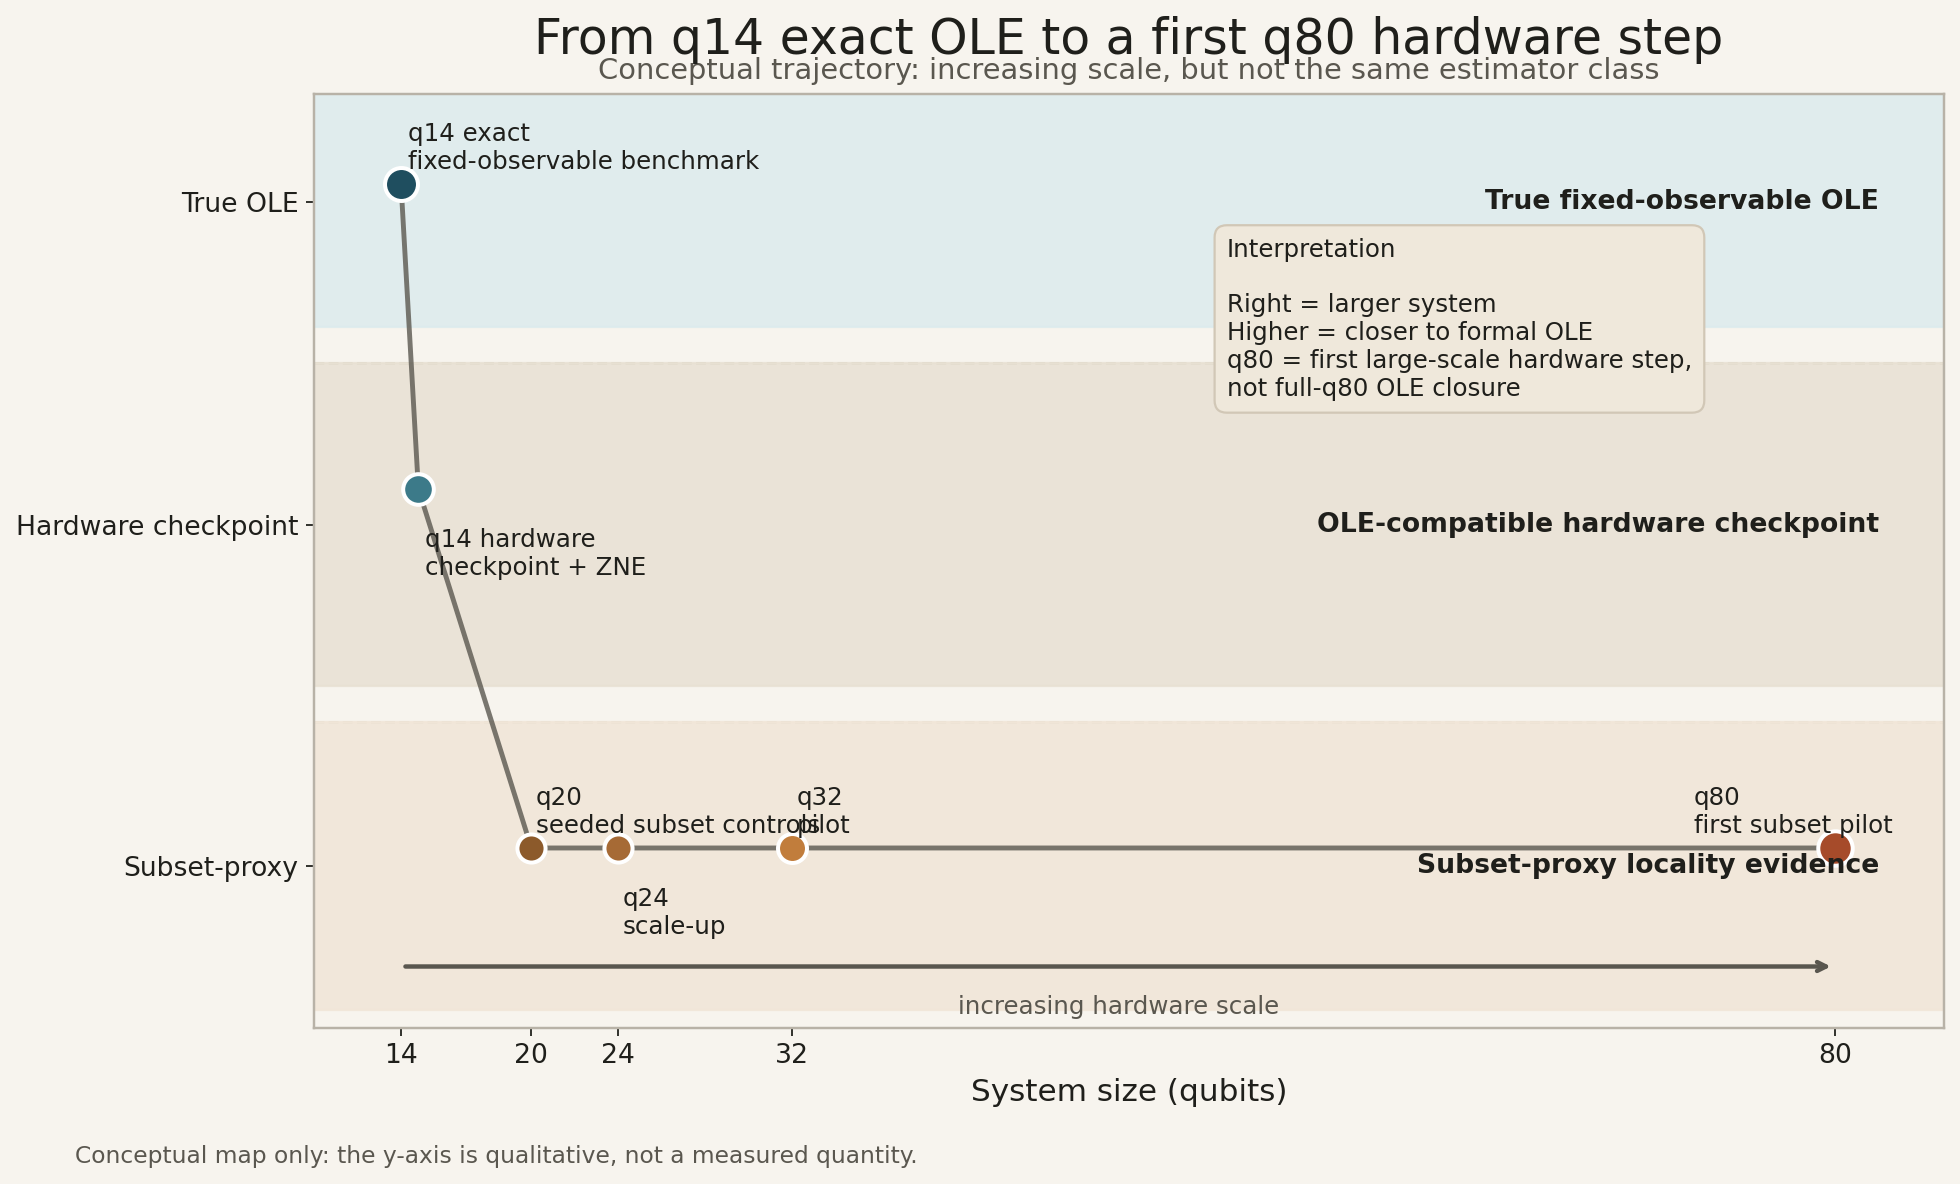

Here is the Python script that generated this plot:
import matplotlib.pyplot as plt
import numpy as np

x = np.array([14.0, 14.8, 20, 24, 32, 80])
y = np.array([3.0, 2.15, 1.15, 1.15, 1.15, 1.15])

labels = [
    "q14 exact\nfixed-observable benchmark",
    "q14 hardware\ncheckpoint + ZNE",
    "q20\nseeded subset controls",
    "q24\nscale-up",
    "q32\npilot",
    "q80\nfirst subset pilot",
]

colors = ["#1F4E5F", "#3C7A89", "#8C5A2B", "#A66A35", "#C17D3C", "#A64B2A"]
sizes = [220, 190, 160, 160, 170, 240]

fig, ax = plt.subplots(figsize=(13, 8), dpi=160)
fig.patch.set_facecolor("#F7F4EE")
ax.set_facecolor("#F7F4EE")

ax.axhspan(2.6, 3.3, color="#DCEBED", alpha=0.85)
ax.axhspan(1.6, 2.5, color="#E8E1D3", alpha=0.85)
ax.axhspan(0.7, 1.5, color="#F1E6D8", alpha=0.9)

for yy in [1.5, 2.5]:
    ax.axhline(yy, color="#C9C1B5", lw=1.2, ls="--", zorder=0)

ax.plot(x, y, color="#5A574F", lw=2.2, alpha=0.8, zorder=1)

for xi, yi, c, s in zip(x, y, colors, sizes):
    ax.scatter(xi, yi, s=s, color=c, edgecolor="white", linewidth=1.8, zorder=3)

offsets = {
    0: (0.3, 0.10),
    1: (0.3, -0.18),
    2: (0.2, 0.10),
    3: (0.2, -0.18),
    4: (0.2, 0.10),
    5: (-6.5, 0.10),
}

for i, (xi, yi, txt) in enumerate(zip(x, y, labels)):
    dx, dy = offsets[i]
    ax.text(xi + dx, yi + dy, txt, fontsize=11, color="#1F1F1B", ha="left", va="center")

ax.text(82, 2.95, "True fixed-observable OLE", ha="right", va="center", fontsize=12, color="#1F1F1B", fontweight="bold")
ax.text(82, 2.05, "OLE-compatible hardware checkpoint", ha="right", va="center", fontsize=12, color="#1F1F1B", fontweight="bold")
ax.text(82, 1.10, "Subset-proxy locality evidence", ha="right", va="center", fontsize=12, color="#1F1F1B", fontweight="bold")

callout = (
    "Interpretation\n\n"
    "Right = larger system\n"
    "Higher = closer to formal OLE\n"
    "q80 = first large-scale hardware step,\n"
    "not full-q80 OLE closure"
)
ax.text(
    52, 2.85, callout, fontsize=11, color="#1F1F1B", ha="left", va="top",
    bbox=dict(boxstyle="round,pad=0.5", facecolor="#EFE8DB", edgecolor="#D1C7B6"),
)

ax.annotate("", xy=(80, 0.82), xytext=(14, 0.82), arrowprops=dict(arrowstyle="->", lw=2, color="#5A574F"))
ax.text(47, 0.74, "increasing hardware scale", ha="center", va="top", fontsize=11, color="#5A574F")

ax.set_xlim(10, 85)
ax.set_ylim(0.65, 3.25)
ax.set_xticks([14, 20, 24, 32, 80])
ax.set_xlabel("System size (qubits)", fontsize=14, color="#1F1F1B")
ax.set_yticks([1.1, 2.05, 2.95])
ax.set_yticklabels(["Subset-proxy", "Hardware checkpoint", "True OLE"], fontsize=12)
ax.tick_params(axis="x", labelsize=12, colors="#1F1F1B")
ax.tick_params(axis="y", colors="#1F1F1B")

for spine in ax.spines.values():
    spine.set_color("#B8B2A7")
    spine.set_linewidth(1.1)

ax.set_title("From q14 exact OLE to a first q80 hardware step", fontsize=22, color="#1F1F1B", pad=18)
ax.text(
    0.5, 1.01,
    "Conceptual trajectory: increasing scale, but not the same estimator class",
    transform=ax.transAxes, ha="center", va="bottom", fontsize=13, color="#5A574F",
)

fig.text(0.07, 0.035, "Conceptual map only: the y-axis is qualitative, not a measured quantity.", fontsize=10.5, color="#5A574F")

plt.tight_layout(rect=[0.03, 0.06, 0.98, 0.95])
out = "/mnt/c/Users/Lenna/SynologyDrive/qlab/onderzoek_blackhole_echo_status_2026-03-05_131816/files/q14_to_q80_trajectory_map.png"
plt.savefig(out, facecolor=fig.get_facecolor(), bbox_inches="tight")
print(out)
